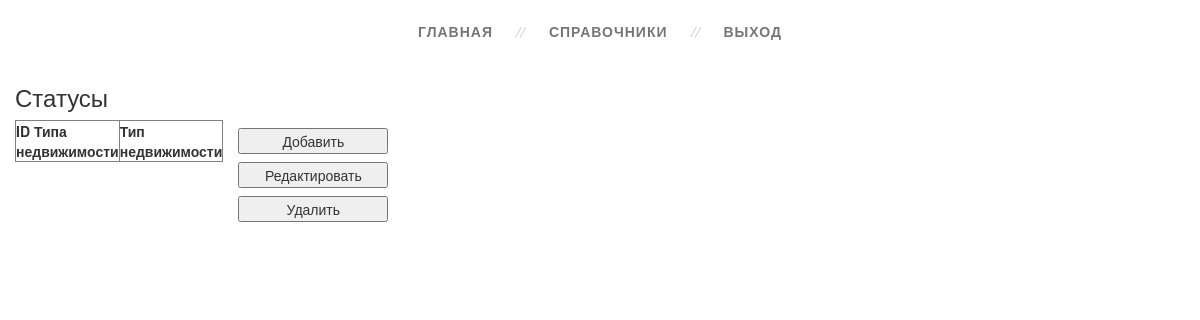
Page /Status.php on the earlier database version.
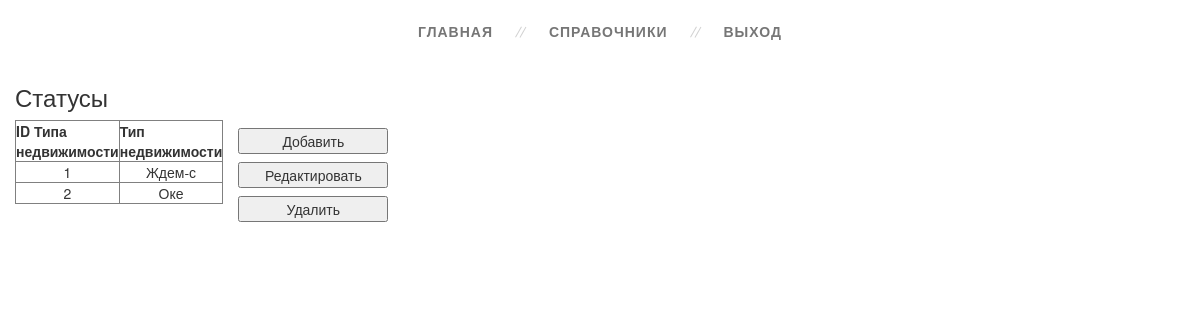
Same page on the later database version.
### tables this page shows
CREATE TABLE `Status` (
  `ID_Status` int(11) NOT NULL,
  `Name` varchar(50) NOT NULL,
  `IsDelete` bit(1) NOT NULL DEFAULT b'0'
);

### model/ModelBase.php (called while the page is built, shortened)
<?php
abstract class ModelBase
{
	private static $db_host = "localhost";
	private static $db_username = "root";
	private static $db_password = "";
	private static $db_name = "ProjectSRID";
	private static $connection;
	protected static $select;
	protected static $table;
	private static function OpenConnection()
	{
		self::$connection = mysqli_connect(self::$db_host, self::$db_username, self::$db_password, self::$db_name);
	}
	public static function Select()
	{
		$query = static::$select . " WHERE " . static::$table .".IsDelete != 1";
		$result = mysqli_query(self::$connection, $query);
		$list = array();
		while ($row = mysqli_fetch_assoc($result))
		{
			$entity = new $class;
			foreach ($row as $key => $value)
			{
				$entity->$key = $value;
			}
			$list[] = $entity;
    	}
		return $list;
	}
}
?>

### Status.php (the view, shortened to what this page needs)
<?php
require_once "model\ModelBase.php";
?>
<!doctype html>
<html lang="en">
<head>
    <link rel="stylesheet" href="style.css">
    <link rel="stylesheet" href="libs/Bootstrap/css/bootstrap.min.css">
</head>
<body>
<div class="section">
    <div class="container">
        <div class="row">
            <nav>
                <ul class="topmenu">
                    <li><a href="Main.php">Главная</a></li>
                    <li><a>Справочники</a>
                    </li>
                    <li><a href="Auth.php">Выход</a></li>
                </ul>
            </nav>
        </div>
    </div>
    <div class="container">
        <div class="row" id="table_status">
            <h3>Статусы</h3>
            <?php
            $status = new Status();
            $all_statuses = $status->Select();
            echo '<table class="tableInfo col-lg-2" border="1">';
            echo '<tr><th>ID Типа недвижимости</th><th>Тип недвижимости</th></tr>';
            foreach ($all_statuses as $single_status)
            {
                echo '<tr>';
                echo '<td>' . $single_status->ID_Status . '</td>';
                echo '<td>' . $single_status->Name . '</td>';
                echo '</tr>';
            }
            echo '</table>';
            ?>
            <div class="col-lg-2 buttons">
                <button id="button_add">Добавить</button>
                <button id="button_update">Редактировать</button>
                <button id="button_delete">Удалить</button>
            </div>
        </div>
    </div>
</div>
</body>
</html>

Differences in the rows shown:
added status: ID_Status "1", Name "Ждем-с"
added status: ID_Status "2", Name "Оке"
